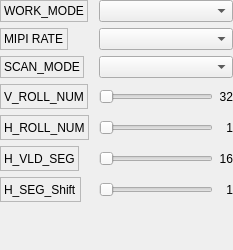
                 <widget class="QWidget" name="scrollAreaWidgetContents_2">
                  <property name="geometry">
                   <rect>
                    <x>0</x>
                    <y>0</y>
                    <width>233</width>
                    <height>250</height>
                   </rect>
                  </property>
                  <layout class="QFormLayout" name="formLayout">
                   <property name="horizontalSpacing">
                    <number>10</number>
                   </property>
                   <property name="verticalSpacing">
                    <number>6</number>
                   </property>
                   <property name="leftMargin">
                    <number>0</number>
                   </property>
                   <property name="topMargin">
                    <number>0</number>
                   </property>
                   <property name="rightMargin">
                    <number>0</number>
                   </property>
                   <property name="bottomMargin">
                    <number>0</number>
                   </property>
                   <item row="0" column="0">
                    <widget class="QLabel" name="WORK_MODE_Label">
                     <property name="sizePolicy">
                      <sizepolicy hsizetype="Preferred" vsizetype="Preferred">
                       <horstretch>0</horstretch>
                       <verstretch>0</verstretch>
                      </sizepolicy>
                     </property>
                     <property name="minimumSize">
                      <size>
                       <width>0</width>
                       <height>0</height>
                      </size>
                     </property>
                     <property name="maximumSize">
                      <size>
                       <width>16777215</width>
                       <height>16777215</height>
                      </size>
                     </property>
                     <property name="frameShape">
                      <enum>QFrame::StyledPanel</enum>
                     </property>
                     <property name="frameShadow">
                      <enum>QFrame::Raised</enum>
                     </property>
                     <property name="text">
                      <string>WORK_MODE</string>
                     </property>
                     <property name="margin">
                      <number>0</number>
                     </property>
                    </widget>
                   </item>
                   <item row="0" column="1">
                    <widget class="QComboBox" name="WORK_MODE_ComboBox">
                     <property name="font">
                      <font>
                       <family>Microsoft YaHei UI</family>
                       <pointsize>9</pointsize>
                       <bold>false</bold>
                      </font>
                     </property>
                    </widget>
                   </item>
                   <item row="1" column="0">
                    <widget class="QLabel" name="MIPI_RATE_Label">
                     <property name="sizePolicy">
                      <sizepolicy hsizetype="Preferred" vsizetype="Preferred">
                       <horstretch>0</horstretch>
                       <verstretch>0</verstretch>
                      </sizepolicy>
                     </property>
                     <property name="minimumSize">
                      <size>
                       <width>0</width>
                       <height>0</height>
                      </size>
                     </property>
                     <property name="maximumSize">
                      <size>
                       <width>16777215</width>
                       <height>16777215</height>
                      </size>
                     </property>
                     <property name="font">
                      <font>
                       <family>Microsoft YaHei UI</family>
                       <pointsize>9</pointsize>
                       <bold>false</bold>
                      </font>
                     </property>
                     <property name="frameShape">
                      <enum>QFrame::StyledPanel</enum>
                     </property>
                     <property name="frameShadow">
                      <enum>QFrame::Raised</enum>
                     </property>
                     <property name="text">
                      <string>MIPI RATE</string>
                     </property>
                    </widget>
                   </item>
                   <item row="1" column="1">
                    <widget class="QComboBox" name="MIPI_RATE_ComboBox">
                     <property name="font">
                      <font>
                       <family>Microsoft YaHei UI</family>
                       <pointsize>9</pointsize>
                       <bold>false</bold>
                      </font>
                     </property>
                    </widget>
                   </item>
                   <item row="2" column="0">
                    <widget class="QLabel" name="SCAN_MODE_Label">
                     <property name="minimumSize">
                      <size>
                       <width>0</width>
                       <height>0</height>
                      </size>
                     </property>
                     <property name="maximumSize">
                      <size>
                       <width>16777215</width>
                       <height>16777215</height>
                      </size>
                     </property>
                     <property name="font">
                      <font>
                       <family>Microsoft YaHei UI</family>
                       <pointsize>9</pointsize>
                       <bold>false</bold>
                      </font>
                     </property>
                     <property name="frameShape">
                      <enum>QFrame::StyledPanel</enum>
                     </property>
                     <property name="frameShadow">
                      <enum>QFrame::Raised</enum>
                     </property>
                     <property name="text">
                      <string>SCAN_MODE</string>
                     </property>
                    </widget>
                   </item>
                   <item row="2" column="1">
                    <widget class="QComboBox" name="SCAN_MODE_ComboBox">
                     <property name="font">
                      <font>
                       <family>Microsoft YaHei UI</family>
                       <pointsize>9</pointsize>
                       <bold>false</bold>
                      </font>
                     </property>
                    </widget>
                   </item>
                   <item row="3" column="0">
                    <widget class="QLabel" name="V_ROLL_NUM_Label">
                     <property name="minimumSize">
                      <size>
                       <width>0</width>
                       <height>0</height>
                      </size>
                     </property>
                     <property name="maximumSize">
                      <size>
                       <width>16777215</width>
                       <height>16777215</height>
                      </size>
                     </property>
                     <property name="font">
                      <font>
                       <family>Microsoft YaHei UI</family>
                       <pointsize>9</pointsize>
                       <bold>false</bold>
                      </font>
                     </property>
                     <property name="frameShape">
                      <enum>QFrame::StyledPanel</enum>
                     </property>
                     <property name="frameShadow">
                      <enum>QFrame::Raised</enum>
                     </property>
                     <property name="text">
                      <string>V_ROLL_NUM</string>
                     </property>
                    </widget>
                   </item>
                   <item row="4" column="0">
                    <widget class="QLabel" name="H_ROLL_NUM_Label">
                     <property name="minimumSize">
                      <size>
                       <width>0</width>
                       <height>0</height>
                      </size>
                     </property>
                     <property name="maximumSize">
                      <size>
                       <width>16777215</width>
                       <height>16777215</height>
                      </size>
                     </property>
                     <property name="font">
                      <font>
                       <family>Microsoft YaHei UI</family>
                       <pointsize>9</pointsize>
                       <bold>false</bold>
                      </font>
                     </property>
                     <property name="frameShape">
                      <enum>QFrame::StyledPanel</enum>
                     </property>
                     <property name="frameShadow">
                      <enum>QFrame::Raised</enum>
                     </property>
                     <property name="text">
                      <string>H_ROLL_NUM</string>
                     </property>
                    </widget>
                   </item>
                   <item row="5" column="0">
                    <widget class="QLabel" name="H_VLD_SEG_Label">
                     <property name="minimumSize">
                      <size>
                       <width>0</width>
                       <height>0</height>
                      </size>
                     </property>
                     <property name="maximumSize">
                      <size>
                       <width>16777215</width>
                       <height>16777215</height>
                      </size>
                     </property>
                     <property name="font">
                      <font>
                       <family>Microsoft YaHei UI</family>
                       <pointsize>9</pointsize>
                       <bold>false</bold>
                      </font>
                     </property>
                     <property name="frameShape">
                      <enum>QFrame::StyledPanel</enum>
                     </property>
                     <property name="frameShadow">
                      <enum>QFrame::Raised</enum>
                     </property>
                     <property name="text">
                      <string>H_VLD_SEG</string>
                     </property>
                    </widget>
                   </item>
                   <item row="6" column="0">
                    <widget class="QLabel" name="H_SEG_Shift_Label">
                     <property name="minimumSize">
                      <size>
                       <width>0</width>
                       <height>0</height>
                      </size>
                     </property>
                     <property name="maximumSize">
                      <size>
                       <width>16777215</width>
                       <height>16777215</height>
                      </size>
                     </property>
                     <property name="font">
                      <font>
                       <family>Microsoft YaHei UI</family>
                       <pointsize>9</pointsize>
                       <bold>false</bold>
                      </font>
                     </property>
                     <property name="frameShape">
                      <enum>QFrame::StyledPanel</enum>
                     </property>
                     <property name="frameShadow">
                      <enum>QFrame::Raised</enum>
                     </property>
                     <property name="text">
                      <string>H_SEG_Shift</string>
                     </property>
                    </widget>
                   </item>
                   <item row="3" column="1">
                    <layout class="QHBoxLayout" name="hLayout_v_roll_num">
                     <property name="spacing">
                      <number>0</number>
                     </property>
                     <property name="leftMargin">
                      <number>0</number>
                     </property>
                     <property name="rightMargin">
                      <number>0</number>
                     </property>
                     <item>
                      <widget class="QSlider" name="V_ROLL_NUM_Slider">
                       <property name="mouseTracking">
                        <bool>false</bool>
                       </property>
                       <property name="minimum">
                        <number>1</number>
                       </property>
                       <property name="maximum">
                        <number>32</number>
                       </property>
                       <property name="pageStep">
                        <number>1</number>
                       </property>
                       <property name="orientation">
                        <enum>Qt::Horizontal</enum>
                       </property>
                      </widget>
                     </item>
                     <item>
                      <widget class="QLabel" name="V_ROLL_NUM_Value">
                       <property name="minimumSize">
                        <size>
                         <width>20</width>
                         <height>25</height>
                        </size>
                       </property>
                       <property name="maximumSize">
                        <size>
                         <width>20</width>
                         <height>16777215</height>
                        </size>
                       </property>
                       <property name="font">
                        <font>
                         <family>Microsoft YaHei UI</family>
                         <pointsize>9</pointsize>
                         <bold>false</bold>
                        </font>
                       </property>
                       <property name="text">
                        <string>32</string>
                       </property>
                       <property name="alignment">
                        <set>Qt::AlignRight|Qt::AlignTrailing|Qt::AlignVCenter</set>
                       </property>
                       <property name="wordWrap">
                        <bool>true</bool>
                       </property>
                       <property name="margin">
                        <number>0</number>
                       </property>
                      </widget>
                     </item>
                    </layout>
                   </item>
                   <item row="4" column="1">
                    <layout class="QHBoxLayout" name="hLayout_h_roll_num">
                     <property name="spacing">
                      <number>0</number>
                     </property>
                     <property name="leftMargin">
                      <number>0</number>
                     </property>
                     <item>
                      <widget class="QSlider" name="H_ROLL_NUM_Slider">
                       <property name="enabled">
                        <bool>true</bool>
                       </property>
                       <property name="minimum">
                        <number>1</number>
                       </property>
                       <property name="maximum">
                        <number>16</number>
                       </property>
                       <property name="pageStep">
                        <number>1</number>
                       </property>
                       <property name="orientation">
                        <enum>Qt::Horizontal</enum>
                       </property>
                      </widget>
                     </item>
                     <item>
                      <widget class="QLabel" name="H_ROLL_NUM_Value">
                       <property name="minimumSize">
                        <size>
                         <width>20</width>
                         <height>25</height>
                        </size>
                       </property>
                       <property name="maximumSize">
                        <size>
                         <width>20</width>
                         <height>16777215</height>
                        </size>
                       </property>
                       <property name="font">
                        <font>
                         <family>Microsoft YaHei UI</family>
                         <pointsize>9</pointsize>
                         <bold>false</bold>
                        </font>
                       </property>
                       <property name="midLineWidth">
                        <number>0</number>
                       </property>
                       <property name="text">
                        <string>1</string>
                       </property>
                       <property name="alignment">
                        <set>Qt::AlignRight|Qt::AlignTrailing|Qt::AlignVCenter</set>
                       </property>
                       <property name="margin">
                        <number>0</number>
                       </property>
                      </widget>
                     </item>
                    </layout>
                   </item>
                   <item row="5" column="1">
                    <layout class="QHBoxLayout" name="hLayout_h_vld_seg">
                     <property name="spacing">
                      <number>0</number>
                     </property>
                     <property name="leftMargin">
                      <number>0</number>
                     </property>
                     <item>
                      <widget class="QSlider" name="H_VLD_SEG_Slider">
                       <property name="minimum">
                        <number>1</number>
                       </property>
                       <property name="maximum">
                        <number>16</number>
                       </property>
                       <property name="pageStep">
                        <number>1</number>
                       </property>
                       <property name="orientation">
                        <enum>Qt::Horizontal</enum>
                       </property>
                      </widget>
                     </item>
                     <item>
                      <widget class="QLabel" name="H_VLD_SEG_Value">
                       <property name="minimumSize">
                        <size>
                         <width>20</width>
                         <height>25</height>
                        </size>
                       </property>
                       <property name="maximumSize">
                        <size>
                         <width>20</width>
                         <height>16777215</height>
                        </size>
                       </property>
                       <property name="font">
                        <font>
                         <family>Microsoft YaHei UI</family>
                         <pointsize>9</pointsize>
                         <bold>false</bold>
                        </font>
                       </property>
                       <property name="text">
                        <string>16</string>
                       </property>
                       <property name="textFormat">
                        <enum>Qt::MarkdownText</enum>
                       </property>
                       <property name="alignment">
                        <set>Qt::AlignRight|Qt::AlignTrailing|Qt::AlignVCenter</set>
                       </property>
                       <property name="margin">
                        <number>0</number>
                       </property>
                      </widget>
                     </item>
                    </layout>
                   </item>
                   <item row="6" column="1">
                    <layout class="QHBoxLayout" name="hLayout_h_seg_shift">
                     <property name="spacing">
                      <number>0</number>
                     </property>
                     <property name="leftMargin">
                      <number>0</number>
                     </property>
                     <property name="rightMargin">
                      <number>0</number>
                     </property>
                     <item>
                      <widget class="QSlider" name="H_SEG_Shift_Slider">
                       <property name="enabled">
                        <bool>true</bool>
                       </property>
                       <property name="minimum">
                        <number>0</number>
                       </property>
                       <property name="maximum">
                        <number>15</number>
                       </property>
                       <property name="singleStep">
                        <number>1</number>
                       </property>
                       <property name="pageStep">
                        <number>1</number>
                       </property>
                       <property name="value">
                        <number>0</number>
                       </property>
                       <property name="sliderPosition">
                        <number>0</number>
                       </property>
                       <property name="orientation">
                        <enum>Qt::Horizontal</enum>
                       </property>
                      </widget>
                     </item>
                     <item>
                      <widget class="QLabel" name="H_SEG_Shift_Value">
                       <property name="minimumSize">
                        <size>
                         <width>20</width>
                         <height>25</height>
                        </size>
                       </property>
                       <property name="maximumSize">
                        <size>
                         <width>20</width>
                         <height>16777215</height>
                        </size>
                       </property>
                       <property name="font">
                        <font>
                         <family>Microsoft YaHei UI</family>
                         <pointsize>9</pointsize>
                         <bold>false</bold>
                        </font>
                       </property>
                       <property name="text">
                        <string>1</string>
                       </property>
                       <property name="textFormat">
                        <enum>Qt::MarkdownText</enum>
                       </property>
                       <property name="alignment">
                        <set>Qt::AlignRight|Qt::AlignTrailing|Qt::AlignVCenter</set>
                       </property>
                       <property name="margin">
                        <number>0</number>
                       </property>
                      </widget>
                     </item>
                    </layout>
                   </item>
                  </layout>
                 </widget>
